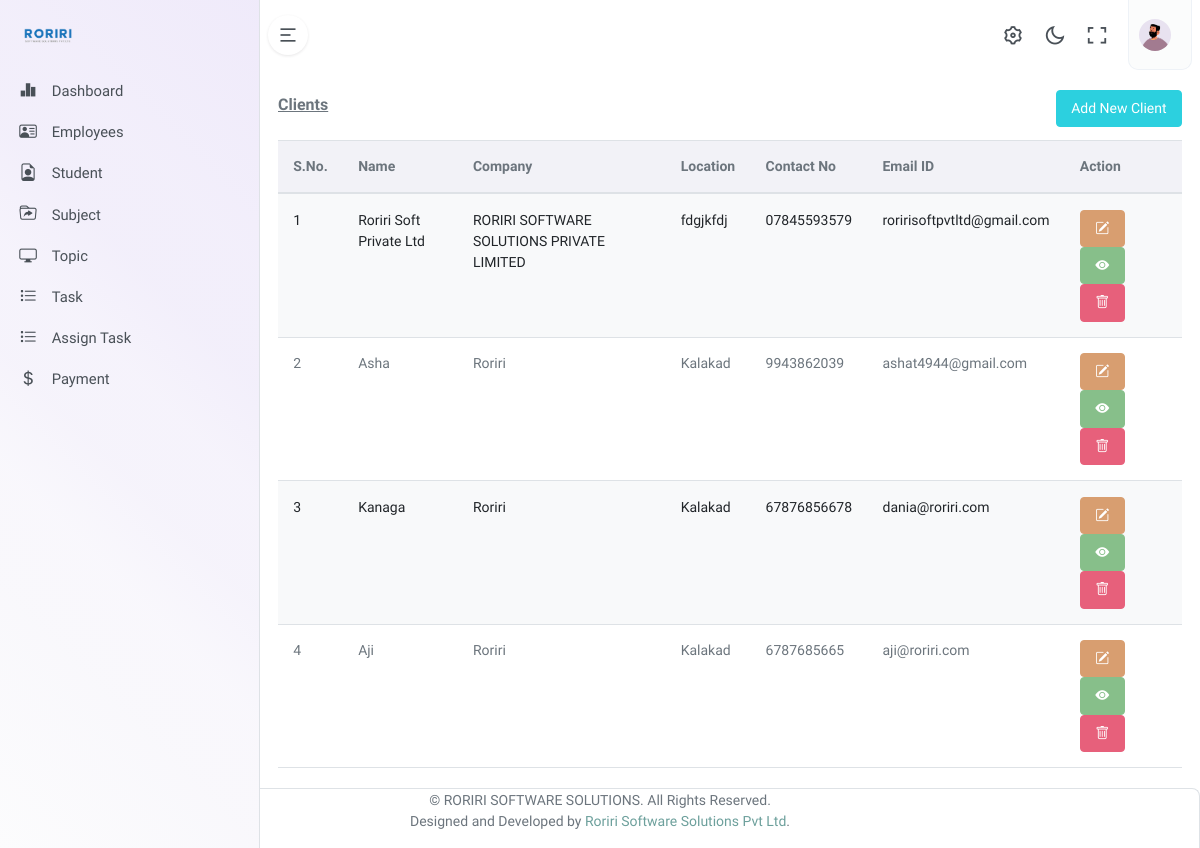
/clients.php, run on the app's committed database.
### tables this page shows
CREATE TABLE `client_tbl` (
  `client_id` int(11) NOT NULL,
  `entity_id` int(11) NOT NULL,
  `client_name` varchar(50) NOT NULL,
  `client_company` varchar(100) NOT NULL,
  `client_location` varchar(100) NOT NULL,
  `client_email` varchar(50) NOT NULL,
  `client_phone` varchar(11) NOT NULL,
  `client_gst` varchar(30) NOT NULL,
  `client_status` enum('Active','Inactive') NOT NULL DEFAULT 'Active',
  `client_created_date` datetime NOT NULL DEFAULT current_timestamp(),
  `client_updated_date` timestamp NOT NULL DEFAULT current_timestamp() ON UPDATE current_timestamp()
);

### clients.php (the view, shortened to what this page needs)
<?php
    include("db/dbConnection.php");
    $selQuery = "SELECT * FROM client_tbl WHERE client_status = 'Active'";
    $resQuery = mysqli_query($conn , $selQuery);
?>
<!DOCTYPE html>
<html lang="en">
<?php include "head.php"?>
<body>
    <div class="wrapper">
        <?php include("top.php") ?>
        <div class="leftside-menu">
        <?php include("left.php"); ?>
        </div>
        <div class="content-page">
            <div class="content">
                <div class="container-fluid">
                    <div class="row">
                        <div class="col-12">
                            <div class="bg-flower-2">
                                <img src="assets/images/flowers/img-1.png">
                            </div>
                            <div class="page-title-box">
                                <div class="page-title-right">
                                    <div class="d-flex flex-wrap gap-2">
                                        <button type="button" id="addClientBtn" class="btn btn-info" data-bs-toggle="modal" data-bs-target="#staticBackdrop">
                                            Add New Client
                                        </button>
                                    </div>
                                </div>
                                <h4 class="page-title">Clients</h4>
                            </div>
                        </div>
                    </div>
             <table id="scroll-horizontal-datatable" class="table table-striped w-100 nowrap">
                    <thead>
                        <tr class="bg-light">
                                    <th scope="col-1">S.No.</th>
                                    <th scope="col">Name</th>
                                    <th scope="col">Company</th>
                                    <th scope="col">Location</th>
                                    <th scope="col">Contact No</th>
                                    <th scope="col">Email ID</th>
                                    <th scope="col">Action</th>
                      </tr>
                    </thead>
                    <tbody>
                        <?php $i=1; while($row = mysqli_fetch_array($resQuery , MYSQLI_ASSOC)) {
                        $id = $row['client_id'];  $name = $row['client_name'];  $company = $row['client_company'];  $location  = $row['client_location'];
                        $mobile=$row['client_phone'];$email=$row['client_email'];
                        ?>
                     <tr>
                        <td><?php echo $i; $i++; ?></td>
                        <td><?php echo $name; ?></td>
                        <td><?php echo $company; ?></td>
                        <td><?php echo $location; ?></td>
                        <td><?php echo $mobile; ?></td>
                        <td><?php echo $email; ?></td>
                        <td>
                        <button type="button" class="btn btn-circle btn-warning text-white modalBtn" onclick="goEditEmp(<?php echo $id; ?>);" data-bs-toggle="modal" data-bs-target="#editClient"><i class='bi bi-pencil-square'></i></button>
                            <button class="btn btn-circle btn-success text-white modalBtn" onclick="goViewClient(<?php echo $id; ?>);"><i class="bi bi-eye-fill"></i></button>
                            <button class="btn btn-circle btn-danger text-white" onclick="goDeleteClient(<?php echo $id; ?>);"><i class="bi bi-trash"></i></button>
                        </td>
                      </tr>
                      <?php } ?>
                    </tbody>
                  </table>
                            </div>
                        </div>
                    </div>
                </div>
            <?php include("footer.php") ?>
</body>
</html>

### data on the page
client_tbl: client_name "Roriri Soft Private Ltd", client_company "RORIRI SOFTWARE SOLUTIONS PRIVATE LIMITED", client_location "fdgjkfdj", client_phone "07845593579", client_email "roririsoftpvtltd@gmail.com"
client_tbl: client_name "Asha", client_company "Roriri", client_location "Kalakad", client_phone "9943862039", client_email "ashat4944@gmail.com"
client_tbl: client_name "Kanaga", client_company "Roriri", client_location "Kalakad", client_phone "67876856678", client_email "dania@roriri.com"
client_tbl: client_name "Aji", client_company "Roriri", client_location "Kalakad", client_phone "6787685665", client_email "aji@roriri.com"
